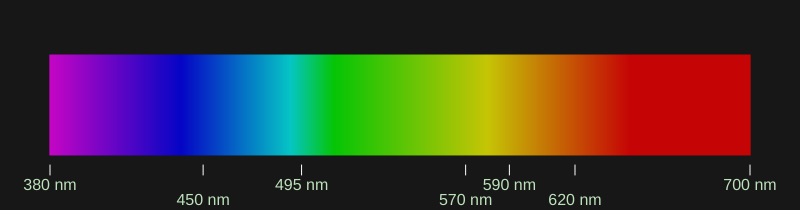
Frame 1 (no input)
Frame 2 (the mouse pressed at the canvas centre, redrawn once): identical to frame 1, image omitted

The p5.js sketch that drew this single still picture (run headless with seeded random() and noise() and a simulated clock; the mouse was pressed at the canvas centre and the sketch redrawn once):

// p5.js sketch
// ── sketch.js
function setup() {
  createCanvas(800, 210);
  noLoop();
}

function draw() {
  background(23,23,23);
  let startX = 50;
  let endX = width - 50;
  let spectrumLength = endX - startX;

  for (let x = startX; x <= endX; x++) {
      let wavelength = map(x, startX, endX, 380, 700);
      stroke(wavelengthToColor(wavelength));
      
      line(x, height / 2 - 50, x, height / 2 + 50);
      noStroke();
  }

  fill(189,226,187);
  textAlign(CENTER);
  textSize(16);
  //text("Spettro Visibile: Lunghezze d'Onda in nm", width / 2, height - 20);

  // Indicatori di lunghezza d'onda con offset verticale
  let wavelengths = [380, 450, 495, 570, 590, 620, 700];
  let yOffset = 85; // Offset verticale per evitare sovrapposizioni

  for (let i = 0; i < wavelengths.length; i++) {
      let x = map(wavelengths[i], 380, 700, startX, endX);
      stroke(255);
      line(x, height / 2 + 60, x, height / 2 + 70);
      noStroke();
      text(wavelengths[i] + " nm", x, height / 2 + yOffset + (i % 2) * 15); // Alterna le etichette
  }
}

function wavelengthToColor(wavelength) {
  let R, G, B;
  if (wavelength >= 380 && wavelength <= 440) {
      R = -1 * (wavelength - 440) / (440 - 380);
      G = 0;
      B = 1;
  } else if (wavelength >= 440 && wavelength <= 490) {
      R = 0;
      G = (wavelength - 440) / (490 - 440);
      B = 1;
  } else if (wavelength >= 490 && wavelength <= 510) {
      R = 0;
      G = 1;
      B = -1 * (wavelength - 510) / (510 - 490);
  } else if (wavelength >= 510 && wavelength <= 580) {
      R = (wavelength - 510) / (580 - 510);
      G = 1;
      B = 0;
  } else if (wavelength >= 580 && wavelength <= 645) {
      R = 1;
      G = -1 * (wavelength - 645) / (645 - 580);
      B = 0;
  } else if (wavelength >= 645 && wavelength <= 700) {
      R = 1;
      G = 0;
      B = 0;
  } else {
      R = 0;
      G = 0;
      B = 0;
  }

  // Let the intensity fall off near the vision limits
  let factor = 1.0;
  if (wavelength > 700) {
      factor = 0.3 + 0.7 * (780 - wavelength) / (780 - 700);
  } else if (wavelength < 380) {
      factor = 0.3 + 0.7 * (wavelength - 320) / (380 - 320);
  }

  let r = Math.round(R * 255 * factor);
  let g = Math.round(G * 255 * factor);
  let b = Math.round(B * 255 * factor);
  return color(r, g, b);
}
